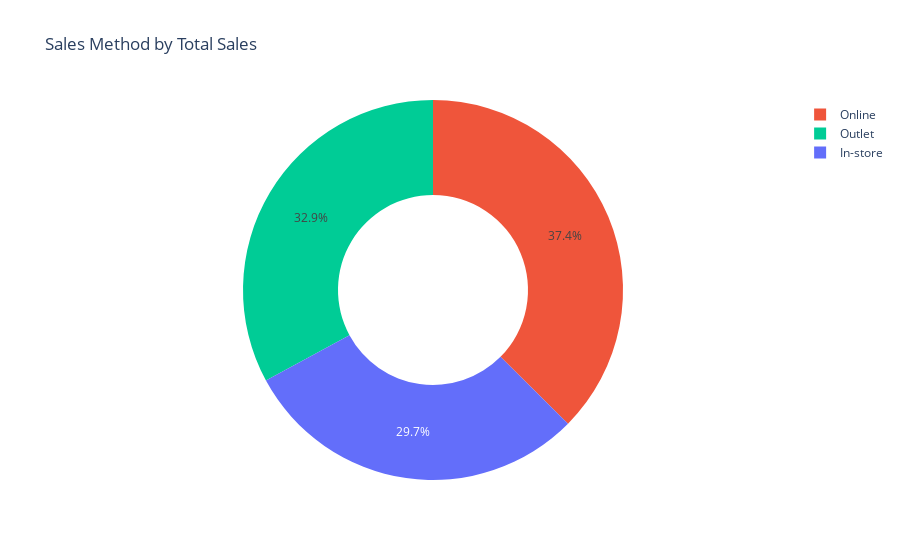

Notebook cell for this chart:
### Code cell
colors=['#ADD8E6','#90EE90','#FFB6C1']
px.pie(SalesMethod,title="Sales Method by Total Sales", values="Total Sales", names="Sales Method", hole=0.5, color=colors)

### Figure 1 — Plotly figure (JSON) as saved in the notebook; plotly's stock layout.template omitted (floating-point values rounded to 4 significant figures)
{"data": [{"customdata": [["#ADD8E6"], ["#90EE90"], ["#FFB6C1"]], "domain": {"x": [0, 1], "y": [0, 1]}, "hole": 0.5, "hovertemplate": "Sales Method=%{label}<br>Total Sales=%{value}<br>color=%{customdata[0]}<extra></extra>", "labels": ["In-store", "Online", "Outlet"], "legendgroup": "", "marker": {"colors": ["#636efa", "#EF553B", "#00cc96"]}, "name": "", "showlegend": true, "type": "pie", "values": [35664375, 44965657, 39536618]}], "layout": {"autosize": true, "legend": {"tracegroupgap": 0}, "title": {"text": "Sales Method by Total Sales"}}}
